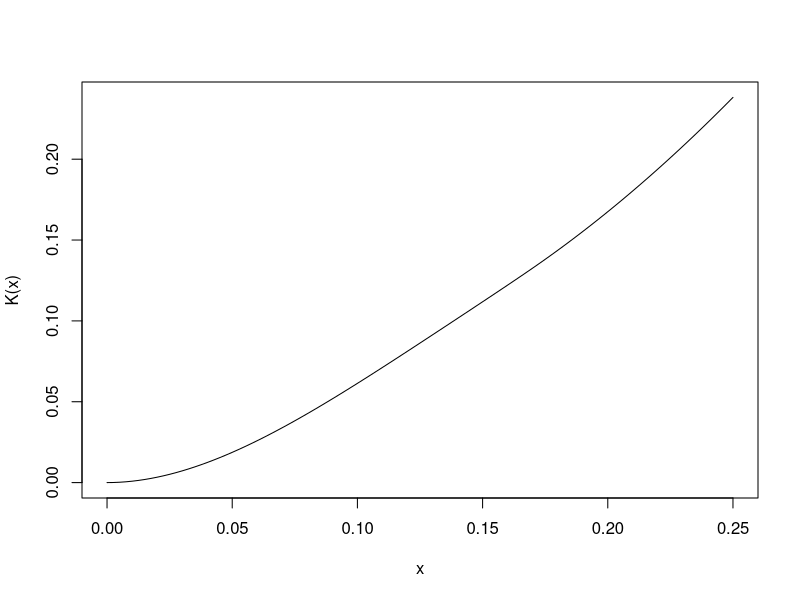

The R source for this figure:
library(spatstat)


### Name: Kmodel.kppm
### Title: K Function or Pair Correlation Function of Cluster Model or Cox
###   model
### Aliases: Kmodel.kppm pcfmodel.kppm
### Keywords: spatial models

### ** Examples

  data(redwood)
  fit <- kppm(redwood, ~x, "MatClust")
  K <- Kmodel(fit)
  K(c(0.1, 0.2))
  curve(K(x), from=0, to=0.25)
